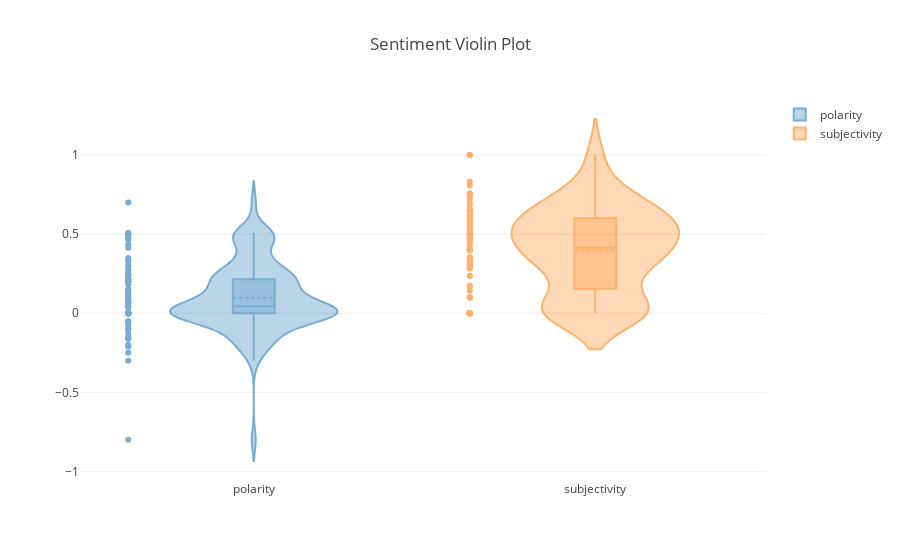

Write notebook code for a chart like this one.
### Markdown cell above
#### Polarity and Subjectivity Distributions (Using Violin Plots)

### Code cell
fig = TwtrConvo.plots.create_violin_plot(
        tweet_df, ['polarity', 'subjectivity'], 'Sentiment Violin Plot')
iplot(fig)

### Figure 1 — Plotly figure (JSON) as saved in the notebook; plotly's stock layout.template omitted (floating-point values rounded to 4 significant figures)
{"data": [{"box": {"visible": true}, "jitter": 0, "meanline": {"visible": true}, "name": "polarity", "opacity": 0.6, "points": "all", "type": "violin", "uid": "21b14bd5-dd38-43f3-8441-29f868d41361", "y": [0.15, 0.4653, 0, 0, -0.16, 0.2, 0.06667, 0.25, 0.3, 0.5, 0.1093, 0.35, -0.1604, 0, 0, 0.1306, 0, 0.2333, 0.1, 0.1833, 0, 0.2339, -0.2125, -0.0625, 0.00873, 0.085, 0.2143, 0, 0.2, 0.5, 0.08889, 0.475, 0, 0, -0.1275, 0.075, 0.3, 0.2375, 0, 0, 0, 0.0375, -0.075, -0.15, 0, 0, -0.3, 0, -0.1, 0.4143, -0.2, 0.5, 0.4333, -0.25, 0.5, 0.5083, 0.325, 0.125, 0.03929, 0.125, 0.2, 0, 0.2143, 0, 0, 0, -0.1, 0.2778, 0.4875, 0.2143, 0.25, 0, 0, 0, 0.3333, 0.5, 0.06667, 0.15, 0.075, -0.2, 0.06583, 0, 0, 0.05, 0.2121, 0, 0.2, -0.1, -0.05, 0, 0, 0.275, 0.1167, -0.05, -0.8, 0.2, -0.1607, 0.7, 0, 0]}, {"box": {"visible": true}, "jitter": 0, "meanline": {"visible": true}, "name": "subjectivity", "opacity": 0.6, "points": "all", "type": "violin", "uid": "698db6ee-9974-487c-94b0-f2a625898a52", "y": [0.45, 0.5136, 0.1, 0, 0.64, 0.5667, 0.4889, 0.2833, 0.1, 0.5, 0.3444, 0.35, 0.3288, 0, 0, 0.4778, 0.3, 0.1667, 0.4, 0.4667, 0.35, 0.5714, 0.525, 0.2375, 0.4893, 0.2383, 0.4286, 0.3333, 0.5333, 0.5, 0.6578, 0.75, 0.3, 0, 0.295, 0.475, 0.4444, 1, 0, 0, 0.1, 0.6167, 0.75, 0.4, 0.75, 0, 0.6, 0.75, 0.1, 0.5321, 0.35, 0.55, 0.8333, 0.4, 1, 0.5458, 0.3, 0.5778, 0.356, 0.2847, 0.5, 0, 0.6429, 0, 0, 0, 0.65, 0.7, 0.8083, 0.6429, 0.65, 0, 0, 0, 0.5, 0.5, 0.5167, 0.725, 0.1417, 0.6, 0.7583, 0.4, 0, 0.65, 0.3182, 0, 0.4, 0, 0.4, 0.4, 0, 0.625, 0.6833, 0.175, 1, 0.6, 0.6071, 0.6, 0, 0]}], "layout": {"title": "Sentiment Violin Plot", "yaxis": {"zeroline": false}}}
